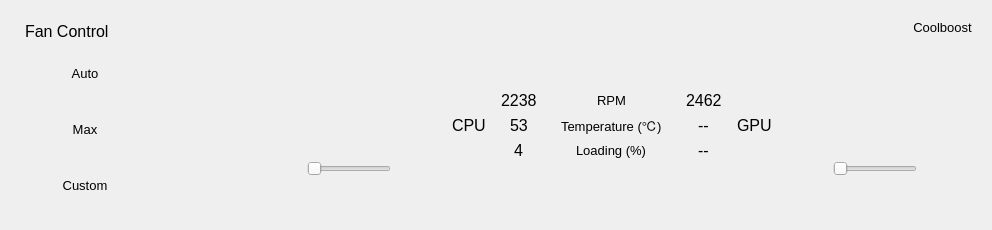
     <widget class="QWidget" name="FAN" native="true">
      <property name="sizePolicy">
       <sizepolicy hsizetype="Preferred" vsizetype="Expanding">
        <horstretch>0</horstretch>
        <verstretch>0</verstretch>
       </sizepolicy>
      </property>
      <property name="styleSheet">
       <string notr="true"/>
      </property>
      <layout class="QHBoxLayout" name="horizontalLayout_4">
       <item>
        <widget class="QWidget" name="fan_label" native="true">
         <property name="enabled">
          <bool>true</bool>
         </property>
         <property name="styleSheet">
          <string notr="true"/>
         </property>
         <layout class="QVBoxLayout" name="verticalLayout_2">
          <property name="leftMargin">
           <number>14</number>
          </property>
          <property name="rightMargin">
           <number>92</number>
          </property>
          <item>
           <widget class="QLabel" name="label_2">
            <property name="font">
             <font>
              <pointsize>12</pointsize>
             </font>
            </property>
            <property name="styleSheet">
             <string notr="true">border:none
</string>
            </property>
            <property name="text">
             <string>Fan Control</string>
            </property>
           </widget>
          </item>
          <item>
           <widget class="QPushButton" name="fan_auto">
            <property name="sizePolicy">
             <sizepolicy hsizetype="Fixed" vsizetype="Fixed">
              <horstretch>0</horstretch>
              <verstretch>0</verstretch>
             </sizepolicy>
            </property>
            <property name="minimumSize">
             <size>
              <width>120</width>
              <height>50</height>
             </size>
            </property>
            <property name="font">
             <font>
              <pointsize>10</pointsize>
             </font>
            </property>
            <property name="styleSheet">
             <string notr="true">*{
border:none;}</string>
            </property>
            <property name="text">
             <string>Auto</string>
            </property>
            <property name="icon">
             <iconset>
              <normaloff>D:/C/uet_3_2/tuong tac/library/fan_auto.png</normaloff>D:/C/uet_3_2/tuong tac/library/fan_auto.png</iconset>
            </property>
            <property name="iconSize">
             <size>
              <width>50</width>
              <height>50</height>
             </size>
            </property>
           </widget>
          </item>
          <item>
           <widget class="QPushButton" name="fan_max">
            <property name="sizePolicy">
             <sizepolicy hsizetype="Fixed" vsizetype="Fixed">
              <horstretch>0</horstretch>
              <verstretch>0</verstretch>
             </sizepolicy>
            </property>
            <property name="minimumSize">
             <size>
              <width>120</width>
              <height>50</height>
             </size>
            </property>
            <property name="font">
             <font>
              <pointsize>10</pointsize>
             </font>
            </property>
            <property name="styleSheet">
             <string notr="true">*{
border:none;}</string>
            </property>
            <property name="text">
             <string>Max</string>
            </property>
            <property name="icon">
             <iconset>
              <normaloff>D:/C/uet_3_2/tuong tac/library/fan_ma.png</normaloff>D:/C/uet_3_2/tuong tac/library/fan_ma.png</iconset>
            </property>
            <property name="iconSize">
             <size>
              <width>50</width>
              <height>50</height>
             </size>
            </property>
           </widget>
          </item>
          <item>
           <widget class="QPushButton" name="fan_custom">
            <property name="enabled">
             <bool>true</bool>
            </property>
            <property name="sizePolicy">
             <sizepolicy hsizetype="Fixed" vsizetype="Fixed">
              <horstretch>0</horstretch>
              <verstretch>0</verstretch>
             </sizepolicy>
            </property>
            <property name="minimumSize">
             <size>
              <width>120</width>
              <height>50</height>
             </size>
            </property>
            <property name="font">
             <font>
              <pointsize>10</pointsize>
             </font>
            </property>
            <property name="styleSheet">
             <string notr="true">*{
border:none;}</string>
            </property>
            <property name="text">
             <string>Custom</string>
            </property>
            <property name="icon">
             <iconset>
              <normaloff>D:/C/uet_3_2/tuong tac/library/fan_custom.png</normaloff>D:/C/uet_3_2/tuong tac/library/fan_custom.png</iconset>
            </property>
            <property name="iconSize">
             <size>
              <width>50</width>
              <height>50</height>
             </size>
            </property>
           </widget>
          </item>
         </layout>
        </widget>
       </item>
       <item>
        <widget class="QWidget" name="fan_visual" native="true">
         <layout class="QVBoxLayout" name="verticalLayout_21">
          <item alignment="Qt::AlignRight">
           <widget class="QPushButton" name="coolboost">
            <property name="font">
             <font>
              <pointsize>10</pointsize>
             </font>
            </property>
            <property name="styleSheet">
             <string notr="true">*{
border:none;}</string>
            </property>
            <property name="text">
             <string>Coolboost</string>
            </property>
            <property name="icon">
             <iconset>
              <normaloff>D:/C/uet_3_2/tuong tac/library/toggle-left.svg</normaloff>D:/C/uet_3_2/tuong tac/library/toggle-left.svg</iconset>
            </property>
            <property name="iconSize">
             <size>
              <width>30</width>
              <height>30</height>
             </size>
            </property>
           </widget>
          </item>
          <item>
           <layout class="QHBoxLayout" name="horizontalLayout_5">
            <item>
             <layout class="QVBoxLayout" name="verticalLayout_19">
              <property name="leftMargin">
               <number>55</number>
              </property>
              <property name="topMargin">
               <number>35</number>
              </property>
              <property name="rightMargin">
               <number>55</number>
              </property>
              <item>
               <widget class="QPushButton" name="pushButton_16">
                <property name="enabled">
                 <bool>true</bool>
                </property>
                <property name="font">
                 <font>
                  <pointsize>10</pointsize>
                 </font>
                </property>
                <property name="cursor">
                 <cursorShape>ArrowCursor</cursorShape>
                </property>
                <property name="acceptDrops">
                 <bool>false</bool>
                </property>
                <property name="styleSheet">
                 <string notr="true">*{
border:none;}</string>
                </property>
                <property name="text">
                 <string/>
                </property>
                <property name="icon">
                 <iconset>
                  <normaloff>D:/C/uet_3_2/tuong tac/library/fan_rpm.png</normaloff>D:/C/uet_3_2/tuong tac/library/fan_rpm.png</iconset>
                </property>
                <property name="iconSize">
                 <size>
                  <width>100</width>
                  <height>100</height>
                 </size>
                </property>
               </widget>
              </item>
              <item>
               <widget class="QSlider" name="cpu_cus">
                <property name="orientation">
                 <enum>Qt::Horizontal</enum>
                </property>
               </widget>
              </item>
             </layout>
            </item>
            <item>
             <widget class="QLabel" name="cpu_name">
              <property name="font">
               <font>
                <pointsize>12</pointsize>
               </font>
              </property>
              <property name="text">
               <string>CPU</string>
              </property>
             </widget>
            </item>
            <item>
             <widget class="QWidget" name="widget_2" native="true">
              <layout class="QVBoxLayout" name="verticalLayout_12">
               <property name="topMargin">
                <number>50</number>
               </property>
               <property name="bottomMargin">
                <number>50</number>
               </property>
               <item>
                <widget class="QLabel" name="cpu_rpm">
                 <property name="font">
                  <font>
                   <pointsize>12</pointsize>
                  </font>
                 </property>
                 <property name="text">
                  <string>2238</string>
                 </property>
                </widget>
               </item>
               <item alignment="Qt::AlignHCenter">
                <widget class="QLabel" name="cpu_temp">
                 <property name="font">
                  <font>
                   <pointsize>12</pointsize>
                  </font>
                 </property>
                 <property name="text">
                  <string>53</string>
                 </property>
                </widget>
               </item>
               <item alignment="Qt::AlignHCenter">
                <widget class="QLabel" name="cpu_load">
                 <property name="font">
                  <font>
                   <pointsize>12</pointsize>
                  </font>
                 </property>
                 <property name="text">
                  <string>4</string>
                 </property>
                </widget>
               </item>
              </layout>
             </widget>
            </item>
            <item>
             <widget class="QWidget" name="widget" native="true">
              <layout class="QVBoxLayout" name="verticalLayout_4">
               <property name="topMargin">
                <number>50</number>
               </property>
               <property name="bottomMargin">
                <number>50</number>
               </property>
               <item alignment="Qt::AlignHCenter">
                <widget class="QLabel" name="label_5">
                 <property name="font">
                  <font>
                   <pointsize>10</pointsize>
                  </font>
                 </property>
                 <property name="text">
                  <string>RPM</string>
                 </property>
                </widget>
               </item>
               <item alignment="Qt::AlignHCenter">
                <widget class="QLabel" name="label_6">
                 <property name="font">
                  <font>
                   <pointsize>10</pointsize>
                  </font>
                 </property>
                 <property name="text">
                  <string>Temperature (℃)</string>
                 </property>
                </widget>
               </item>
               <item alignment="Qt::AlignHCenter">
                <widget class="QLabel" name="label_7">
                 <property name="font">
                  <font>
                   <pointsize>10</pointsize>
                  </font>
                 </property>
                 <property name="text">
                  <string>Loading (%)</string>
                 </property>
                </widget>
               </item>
              </layout>
             </widget>
            </item>
            <item>
             <widget class="QWidget" name="widget_13" native="true">
              <layout class="QVBoxLayout" name="verticalLayout_3">
               <property name="topMargin">
                <number>50</number>
               </property>
               <property name="bottomMargin">
                <number>50</number>
               </property>
               <item alignment="Qt::AlignHCenter">
                <widget class="QLabel" name="gpu_rpm">
                 <property name="font">
                  <font>
                   <pointsize>12</pointsize>
                  </font>
                 </property>
                 <property name="text">
                  <string>2462</string>
                 </property>
                </widget>
               </item>
               <item alignment="Qt::AlignHCenter">
                <widget class="QLabel" name="gpu_temp">
                 <property name="font">
                  <font>
                   <pointsize>12</pointsize>
                  </font>
                 </property>
                 <property name="text">
                  <string>--</string>
                 </property>
                </widget>
               </item>
               <item alignment="Qt::AlignHCenter">
                <widget class="QLabel" name="gpu_load">
                 <property name="font">
                  <font>
                   <pointsize>12</pointsize>
                  </font>
                 </property>
                 <property name="text">
                  <string>--</string>
                 </property>
                </widget>
               </item>
              </layout>
             </widget>
            </item>
            <item>
             <widget class="QLabel" name="gpu_name">
              <property name="font">
               <font>
                <pointsize>12</pointsize>
               </font>
              </property>
              <property name="text">
               <string>GPU</string>
              </property>
             </widget>
            </item>
            <item>
             <layout class="QVBoxLayout" name="verticalLayout_20">
              <property name="leftMargin">
               <number>55</number>
              </property>
              <property name="topMargin">
               <number>35</number>
              </property>
              <property name="rightMargin">
               <number>55</number>
              </property>
              <item>
               <widget class="QPushButton" name="pushButton_17">
                <property name="font">
                 <font>
                  <pointsize>10</pointsize>
                 </font>
                </property>
                <property name="styleSheet">
                 <string notr="true">*{
border:none;}</string>
                </property>
                <property name="text">
                 <string/>
                </property>
                <property name="icon">
                 <iconset>
                  <normaloff>D:/C/uet_3_2/tuong tac/library/fan_rpm.png</normaloff>D:/C/uet_3_2/tuong tac/library/fan_rpm.png</iconset>
                </property>
                <property name="iconSize">
                 <size>
                  <width>100</width>
                  <height>100</height>
                 </size>
                </property>
               </widget>
              </item>
              <item>
               <widget class="QSlider" name="gpu_cus">
                <property name="enabled">
                 <bool>true</bool>
                </property>
                <property name="orientation">
                 <enum>Qt::Horizontal</enum>
                </property>
               </widget>
              </item>
             </layout>
            </item>
           </layout>
          </item>
         </layout>
        </widget>
       </item>
      </layout>
     </widget>
